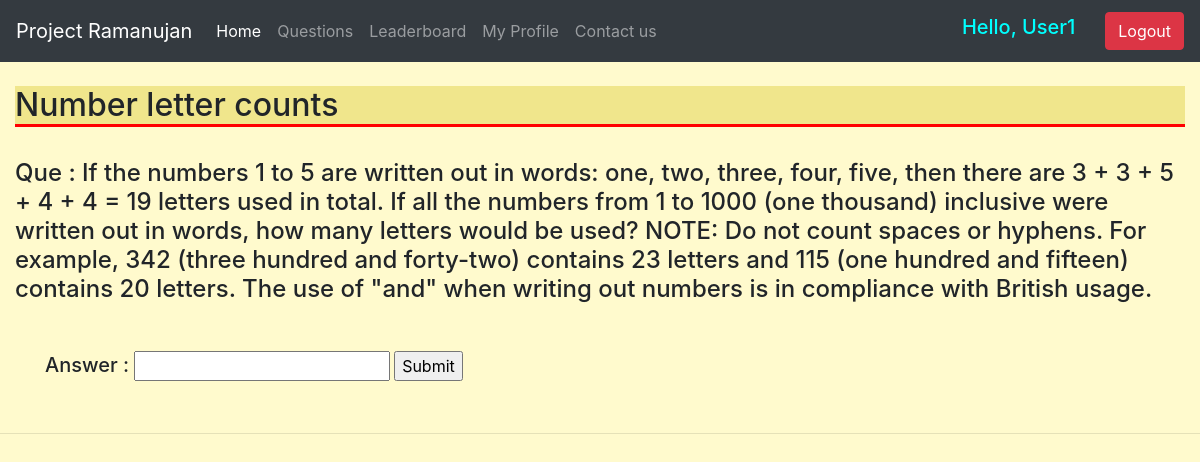
Page /show/1/ (signed in) on the committed database.
### namo/models.py (models this page shows, shortened)
class Display(models.Model):
    qnum = models.CharField(max_length=15, null=True)
    qnam = models.CharField(max_length=200, null=True)

class Question(models.Model):
    ques = models.ForeignKey(Display, null=True, blank=True, on_delete=models.CASCADE)
    que = models.TextField(max_length=500, null=True)
    ans = models.CharField(max_length=50, null=True)

### namo/views.py (the view)
# urls.py: path('show/<str:pk>/', views.show, name='show'),
@login_required(login_url='login')
def show(request, pk):
    qunn = Display.objects.get(id=pk)
    namn = qunn.qnam
    qu = Question.objects.get(id=pk)
    context = {'namn': namn, 'qu': qu}
    return render(request, 'namo/show.html', context)

### namo/templates/namo/show.html (shortened to what this page needs)
{% extends 'namo/main.html' %}
{% block content %}
{% load static %}
<br>
<h2 style="border-bottom: 3px solid red;
  background-color: khaki;">{{namn}}</h2>
<br>
<h4>Que : {{qu.que}}</h4>
<br>
<div class="container mt-3 ">
<form action="{% url 'check' qu.id %}", method="POST">
  <label for="quantity">
      <h5>Answer :</h5>
  </label>
  <input type="number" id="quantity" name="quantity">
  <input type="submit" value="Submit">
</form>
<br>
</div>
{% endblock %}

### namo/templates/namo/navbar.html (shortened to what this page needs)
<nav class="navbar navbar-expand-lg navbar-dark bg-dark">
  <a class="navbar-brand" href="#">Project Ramanujan</a>
  <div class="collapse navbar-collapse" id="navbarSupportedContent">
    <ul class="navbar-nav mr-auto">
      <li class="nav-item active">
        <a class="nav-link" href="{% url 'index' %}">Home <span class="sr-only">(current)</span></a>
      </li>
      <li class="nav-item">
        <a class="nav-link" href="{% url 'ques' %}">Questions</a>
      </li>
      <li class="nav-item">
        <a class="nav-link " href="{% url 'leader' %}">Leaderboard</a>
      </li>
      {%  if user.is_authenticated %}
      <li class="nav-item">
        <a class="nav-link" href="{% url 'profile' %}">My Profile</a>
      </li>
      {% endif %}
      <li class="nav-item">
        <a class="nav-link" href="{% url 'about' %}">Contact us</a>
      </li>
    </ul>
  </div>
    {%  if user.is_authenticated %}
     <span class="hello-msg" style="color:aqua;">
       <h5>Hello, {{request.user}}</h5>
     </span>
    <p style="padding: 15px;"></p>
     <span ><a  class="btn btn-danger" href="{% url 'logout' %}">Logout</a></span>
  {% endif %}
</nav>

### namo/templates/namo/main.html (style rules this page uses)
body { background-color: #FFFACD; }

### rows in the picture
Display: qnam "Number letter counts"
Question: que "If the numbers 1 to 5 are written out in words: one, two, three, four, five, then there are 3 + 3 + 5 + 4 + 4 = 19 letters used in total. If all the numbers from 1 to 1000 (one thousand) inclusive were written out in words, how many letters would be used? NOTE: Do not count spaces or hyphens. For example, 342 (three hundred and forty-two) contains 23 letters and 115 (one hundred and fifteen) contains 20 letters. The use of \"and\" when writing out numbers is in compliance with British usage."

### other values in the picture
{{ request.user }} "User1"
